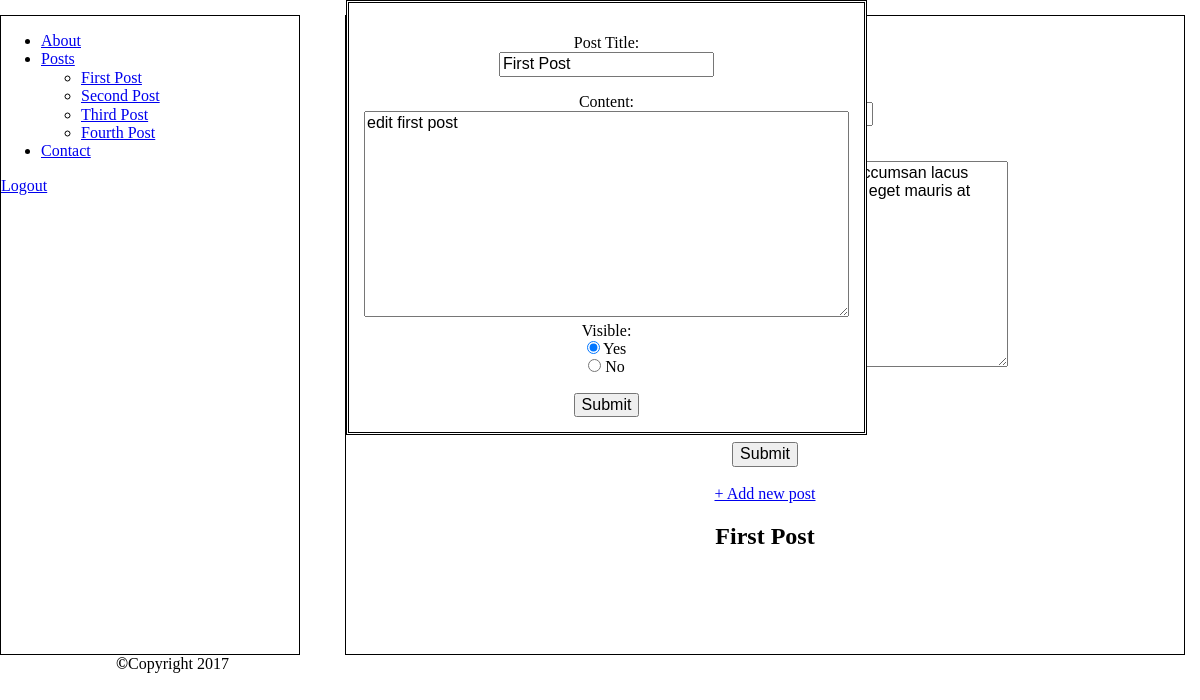
The app's page /admin.php?division_id=2&show_posts=true&post_id=1 with its own data.
### tables this page shows
CREATE TABLE `division` (
  `id` int(11) NOT NULL,
  `division_name` varchar(50) NOT NULL,
  `position` int(11) NOT NULL,
  `visibility` int(11) NOT NULL,
  `content` text NOT NULL
);

CREATE TABLE `posts` (
  `id` int(11) NOT NULL,
  `category_id` int(11) NOT NULL,
  `date_created` timestamp NOT NULL DEFAULT CURRENT_TIMESTAMP ON UPDATE CURRENT_TIMESTAMP,
  `title` varchar(80) NOT NULL,
  `content` text NOT NULL,
  `visibility` int(11) NOT NULL
);

### includes/functions.php (called while the page is built, shortened)
<?php
function get_division_by_id($div_id){
	global $connection;
	$query = "SELECT * ";
	$query .= "FROM division ";
	$query .= "WHERE ID = {$div_id} ";
	$query .= "LIMIT 1";
	$div_set = mysqli_query($connection, $query);
	return $div_set;
}
function get_visible_divisions($public=true){
	global $connection;
	$query = "SELECT * ";
	$query .= "FROM division ";
	$query .= "ORDER BY position ASC";
	$division_set = mysqli_query($connection, $query);
	return $division_set;
}
function get_posts($public=true){
	global $connection;
	$query = "SELECT * ";
	$query .= "FROM posts ";
	$query .= "ORDER BY id ASC";
	$posts_set = mysqli_query($connection, $query);
	return $posts_set;
}
function get_post_by_id($post_id){
	global $connection;
	$query = "SELECT * ";
	$query .= "FROM posts ";
	$query .= "WHERE ID = {$post_id} ";
	$query .= "LIMIT 1";
	$post_set = mysqli_query($connection, $query);
	return $post_set;
}
?>

### public/admin.php (the view, shortened to what this page needs)
<?php
require_once(MAIN_DIR."includes/db_connection.php");
require_once(MAIN_DIR."includes/functions.php");
include(MAIN_DIR."includes/layouts/header.php")
?>
<div id="Main">
<div class="content-list">
   <ul>
  <?php $divisions = get_visible_divisions(false);
	while($row =  mysqli_fetch_assoc($divisions)){
		echo "<li>";
		if($row["id"]==2){
			echo "<a href='admin.php?division_id={$row["id"]}&show_posts=true'>";
			echo $row["division_name"];
			echo "</a>";
			if(isset($_GET["show_posts"])&&$_GET['show_posts']==true){
				$posts = get_posts(false);
				echo "<ul>";
				while($post_row=mysqli_fetch_assoc($posts)){
					echo "<li>";
					echo "<a href='admin.php?division_id={$row["id"]}&show_posts=true&post_id={$post_row["id"]}'>{$post_row["title"]}</a>";
					echo "</li>";
				}
				echo "</ul>";
			}
		}else{
			echo "<a href='admin.php?division_id={$row["id"]}'>";
			echo $row["division_name"];
			echo "</a>";
		}
		echo "</li>";
	}
	?>
	</ul>
	<a href="logout.php">Logout</a>
</div>
<div class="edit-content">
	<?php
	if(isset($_GET["division_id"])){
		$division = get_division_by_id($_GET["division_id"]);
		if($row = mysqli_fetch_assoc($division)){
		 if($row["id"]==2){ ?>
	<h2><?php
			echo $row["division_name"];?></h2>
	<form action="admin.php" method="post">
		<p>Division Name: <br>
		</p>
		<p>Content:<br>
		<br>Visible: <br>
			<?php
			if($row["visibility"]){
				echo " checked> Yes<br>"."<input type='radio' name='visibility' value='0'> No<br>";
			}else{
				echo "> Yes<br>"."<input type='radio' name='visibility' value='0' checked> No<br>";
			}
			?>
		</p>
		<input type="submit" name="submit" value="Submit" />
	</form>
		<br>
		<a href="add_new_post.php">+ Add new post</a>
		<?php if(isset($_GET["post_id"])){ ?>
	<h2><?php
	$post = get_post_by_id($_GET["post_id"]);
		if($post_row = mysqli_fetch_assoc($post)){
		echo $post_row["title"];?></h2>
	<form action="admin.php" method="post" id="single_post_form">
		<p>Post Title: <br>
			<input type="text" name="post_title" value="<?php echo $post_row["title"]; ?>" autocomplete="off"/>
		</p>
		<p>Content:<br>
			<textarea rows="4" cols="50" name="post_content"><?php echo $post_row["content"]; ?></textarea><br>
			Visible: <br>
			<?php
		echo "<input type='radio' name='visibility' value='1'";
			if($post_row["visibility"]){
				echo " checked> Yes<br>"."<input type='radio' name='visibility' value='0'> No<br>";
			}else{
				echo "> Yes<br>"."<input type='radio' name='visibility' value='0' checked> No<br>";
			}
			?>
		</p>
		<input type="submit" name="submit" value="Submit" />
	</form>
	<?php 		}
			}
	}
		}
	}else{
		echo "<br><br>Welcome <h3><strong>{$_SESSION["username"]}</strong></h3> <br><br> Please select on the side which Division you would like to edit.";
	}
	?>
</div>
</div>
<?php include(MAIN_DIR."includes/layouts/footer.php"); ?>

### public/stylesheets/main.css (style rules this page uses)
#single_post_form { position: fixed; top: 0px; background-color: white; box-sizing: border-box; border: 3px black double; padding: 15px; }
.edit-content { box-sizing: border-box; border: 1px black solid; text-align: center; float: right; width: 70%; height: 80vh; margin: 15px; }
.edit-content textarea { height: 200px; }
.content-list { margin-top: 15px; box-sizing: border-box; display:block; float: left; height: 80vh; border: 1px black solid; width: 25%; }

### records on screen
division: division_name "About"
division: division_name "Posts"
posts: title "First Post", post_title "First Post", post_content "edit first post", visibility "☑"
posts: title "Second Post"
posts: title "Third Post"
posts: title "Fourth Post"
division: division_name "Contact"
